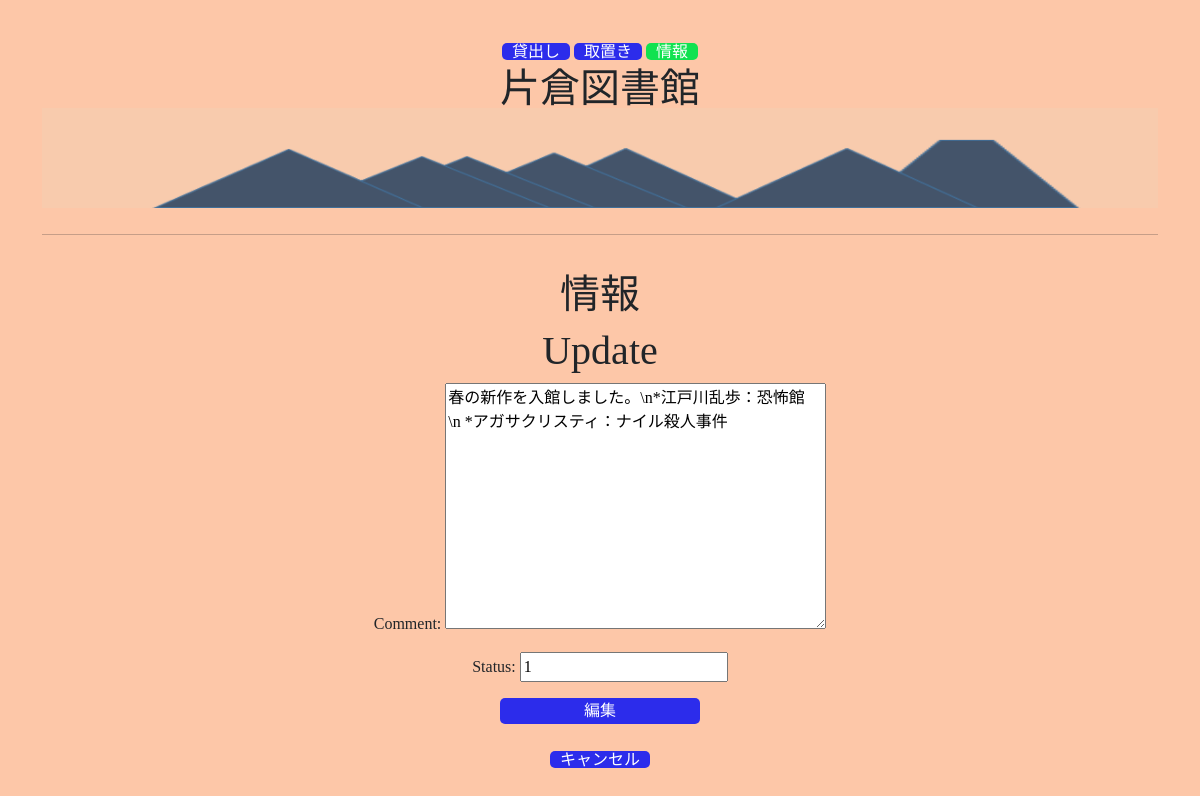
The app's page /update/1 (signed in) with its own data.
### jobplace/models.py (models this page shows)
class CommentModel(models.Model):
    comment  = models.TextField()
    status = models.CharField(max_length=50,blank=True,null=True)

### jobplace/views.py (the view)
# urls.py: path('update/<int:pk>',UpdateView.as_view(),name='update'),
class UpdateView(UserPassesTestMixin,UpdateView):
    template_name = 'update.html'
    model = CommentModel
    fields = ['comment','status']
    success_url = reverse_lazy('comment')
    def test_func(self):
        return self.request.user.is_staff

### template/update.html
{% extends 'base.html' %}
{% load static %}
{% block header %}
  <link rel='stylesheet' type='text/css' href="{% static 'kanri.css' %}"></link>
{% endblock header %}
{% block content %}
<div class="container">
    <form class="form-signin" method='post'>{% csrf_token %}
      <navi id='process'>
        <a  href="{% url 'rent' %}" class="otherNavi">貸出し</a>
            <a href="{% url 'reserving' %}"  class="otherNavi">取置き</a>
            <a class="currentNavi">情報</a>
    </navi>
        <h1 class="application-title">片倉図書館</h1>
        <img src="/media/tanzawa2.png" id="tanzawa">
        <hr>
    <h1>情報</h1>
    <div style="display:inline-block;">
      <div id="all-all" >
        <div id="all" >
            <h1>Update</h1>
            <div id="ccc">
            <form action="" method="POST" id="cre">{% csrf_token %}
                <div class="ccc">{{form.as_p}}</div>
                <input type="submit" value="編集" class="otherNavi" style="width:200px">
            </form>
            </div>
            <br>
             <a href="{% url 'comment' %}" class="otherNavi">キャンセル</a>
        </div>
    </div>
    </div>
</div>
{% endblock content %}

### static/kanri.css (style rules this page uses)
body { text-align: center; font-family: '游明朝','Yu Mincho',YuMincho,'Hiragino Mincho Pro',serif; background-color:rgb(253, 199, 168); width:100%; }
.otherNavi,#prev,#next,.cancel { text-decoration-line: none; background-color:rgb(44, 44, 235); padding-left: 10px; padding-right: 10px; border-radius: 5px; color: white; border:none; }
.currentNavi,.currentNavi:hover { text-decoration-line: none; background-color: rgb(17, 226, 80); padding-left: 10px; padding-right: 10px; border-radius: 5px; color: white; }
.application-title { position:relative; top:65px; margin-bottom: -10px; }
hr { position:relative; top:-20px; }
#process { position:absolute; left:50%; top:40px; transform:translateX(-50%); width:450px; }
#tanzawa { display:block; position:relative; top:-30px; margin-top: 100px; width:100%; height:100px; }

### records on screen
CommentModel: comment "春の新作を入館しました。\\n*江戸川乱歩：恐怖館 \\n *アガサクリスティ：ナイル殺人事件", status "1"
